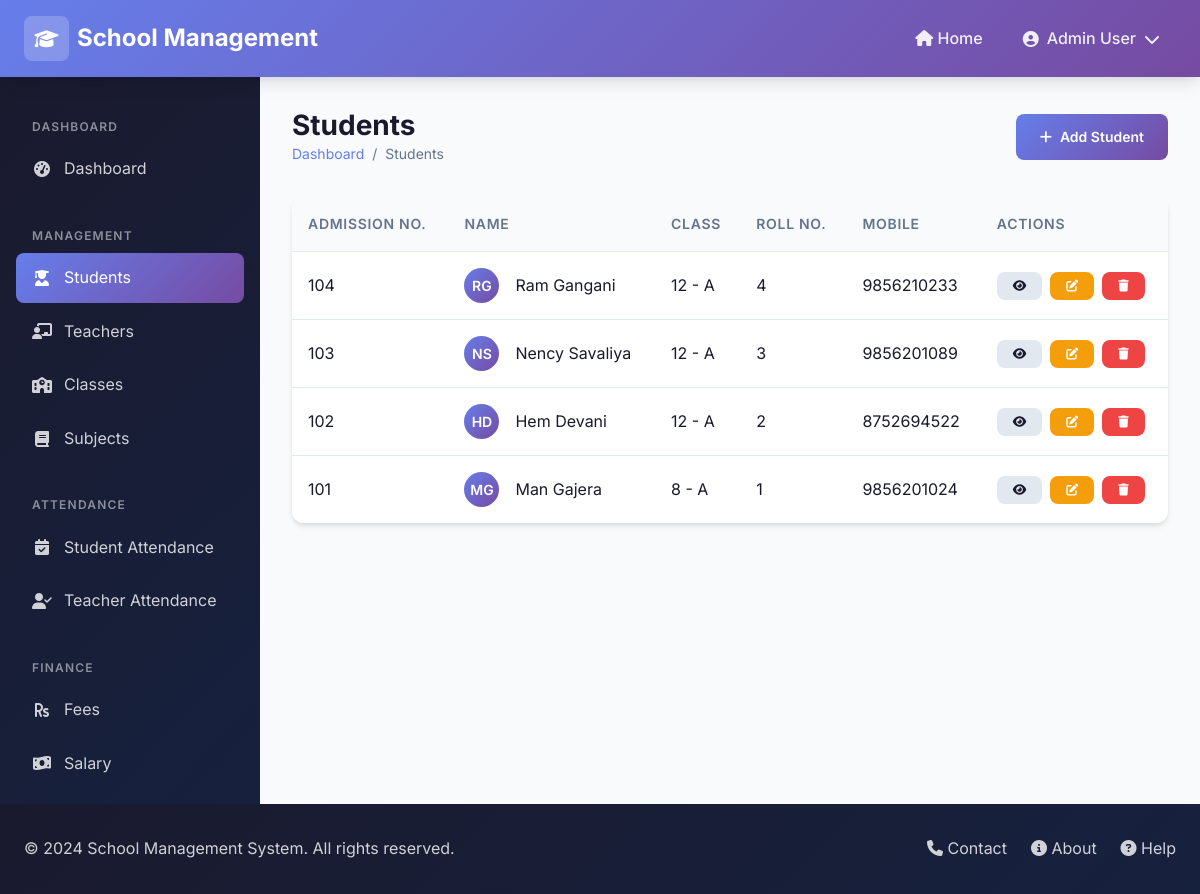
Before: /admin-panel/students/ with the older database file.
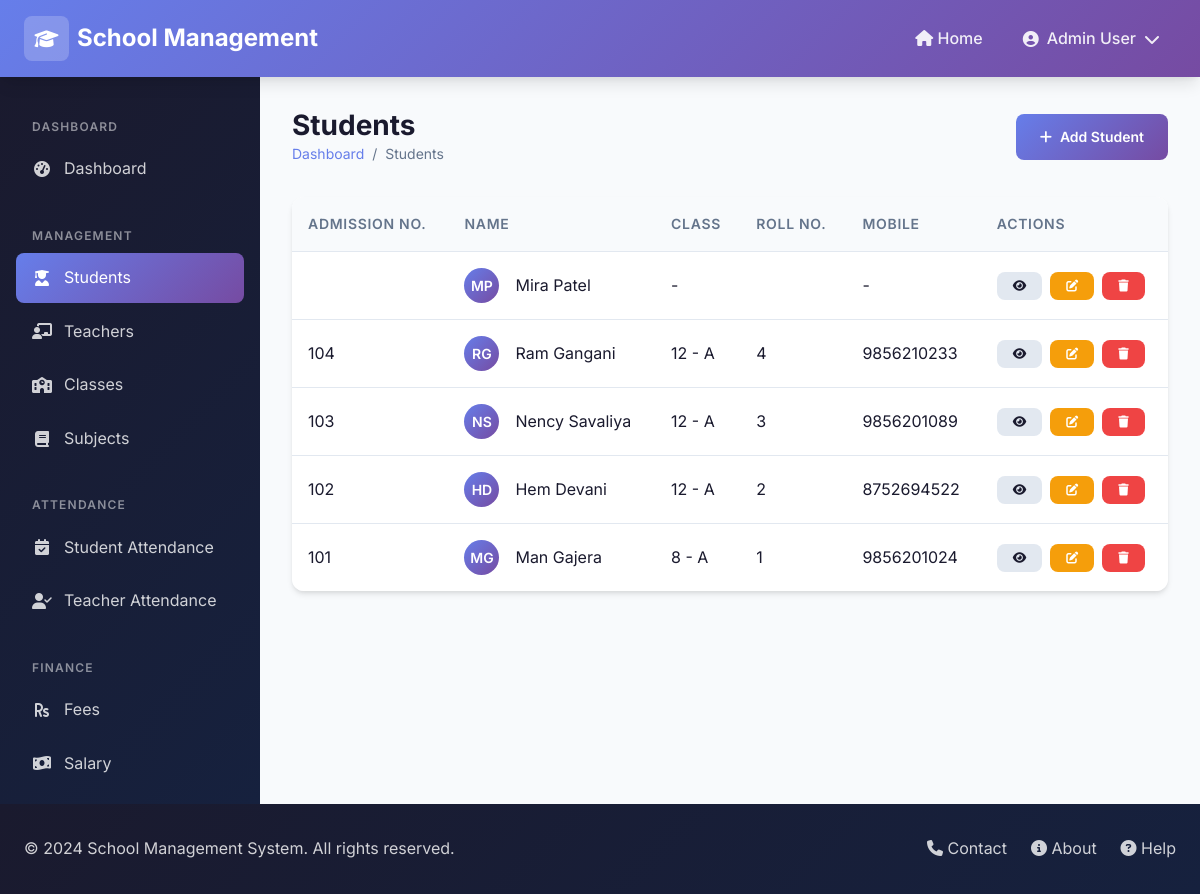
After: the same page with the newer database file.
### core/models.py (models this page shows, shortened)
class Student(models.Model):
    GENDER_CHOICES = [
        ('male', 'Male'),
        ('female', 'Female'),
        ('other', 'Other'),
    ]
    username = models.CharField(max_length=50, unique=True)
    password = models.CharField(max_length=255)
    name = models.CharField(max_length=100)
    surname = models.CharField(max_length=100)
    email = models.EmailField(unique=True)
    mobile = models.CharField(max_length=15, blank=True)
    dob = models.DateField(null=True, blank=True)
    gender = models.CharField(max_length=10, choices=GENDER_CHOICES)
    roll_no = models.CharField(max_length=20)
    address = models.TextField(blank=True)
    student_class = models.ForeignKey(Class, on_delete=models.SET_NULL, null=True, related_name='students')
    section = models.CharField(max_length=10, blank=True)
    admission_no = models.CharField(max_length=50, unique=True)
    admission_date = models.DateField(null=True, blank=True)
    parent_name = models.CharField(max_length=100, blank=True)
    parent_mobile = models.CharField(max_length=15, blank=True)
    parent_email = models.EmailField(blank=True)
    created_at = models.DateTimeField(auto_now_add=True)
    updated_at = models.DateTimeField(auto_now=True)

class Class(models.Model):
    name = models.CharField(max_length=50)  # e.g., "Class 1", "Class 10"
    section = models.CharField(max_length=10, blank=True)  # e.g., "A", "B"
    created_at = models.DateTimeField(auto_now_add=True)
    updated_at = models.DateTimeField(auto_now=True)
    class Meta:
        verbose_name_plural = "Classes"
        ordering = ['name', 'section']
    def __str__(self):
        if self.section:
            return f"{self.name} - {self.section}"
        return self.name

### core/views.py (the view)
    def wrapper(request, *args, **kwargs):
        if request.session.get('user_role') != 'admin':
            try:
                admin = Admin.objects.first()
                if admin:
                    request.session['user_id'] = admin.id
                    request.session['user_role'] = 'admin'
                    request.session['user_name'] = admin.full_name
            except:
                messages.error(request, 'Admin not found.')
                return redirect('login')
        return view_func(request, *args, **kwargs)

### core/models.py (called while the page is built)
    @property
    def full_name(self):
        return f"{self.name} {self.surname}"

### core/views.py (called while the page is built)
def admin_required(view_func):
    def wrapper(request, *args, **kwargs):
        if request.session.get('user_role') != 'admin':
            try:
                admin = Admin.objects.first()
                if admin:
                    request.session['user_id'] = admin.id
                    request.session['user_role'] = 'admin'
                    request.session['user_name'] = admin.full_name
            except:
                messages.error(request, 'Admin not found.')
                return redirect('login')
        return view_func(request, *args, **kwargs)
    return wrapper

@admin_required
def student_list(request):
    students = Student.objects.all().order_by('-created_at')
    paginator = Paginator(students, 10)
    page = request.GET.get('page')
    students = paginator.get_page(page)
    return render(request, 'admin/students/list.html', {'students': students})

### templates/admin/students/list.html (shortened to what this page needs)
{% extends 'base.html' %}
{% load static %}
{% block content %}
{% include 'partials/admin_header.html' %}
<div class="dashboard-layout">
    {% include 'partials/sidebar.html' %}
    <main class="main-content">
        <div class="page-header">
            <div>
                <h1 class="page-title">Students</h1>
                <div class="breadcrumb">
                    <a href="{% url 'admin_dashboard' %}">Dashboard</a>
                    <span>/</span>
                    <span>Students</span>
                </div>
            </div>
            <a href="{% url 'student_add' %}" class="btn btn-primary">
                <i class="fas fa-plus"></i> Add Student
            </a>
        </div>
        <div class="table-container">
            <table class="table">
                <thead>
                    <tr>
                        <th>Admission No.</th>
                        <th>Name</th>
                        <th>Class</th>
                        <th>Roll No.</th>
                        <th>Mobile</th>
                        <th>Actions</th>
                    </tr>
                </thead>
                <tbody>
                    {% for student in students %}
                    <tr>
                        <td>{{ student.admission_no }}</td>
                        <td>
                            <div class="flex items-center gap-2">
                                <div class="recent-avatar" style="width: 35px; height: 35px; font-size: 0.875rem;">
                                    {{ student.name|slice:":1" }}{{ student.surname|slice:":1" }}
                                </div>
                                {{ student.name }} {{ student.surname }}
                            </div>
                        </td>
                        <td>{{ student.student_class|default:"-" }}</td>
                        <td>{{ student.roll_no }}</td>
                        <td>{{ student.mobile|default:"-" }}</td>
                        <td>
                            <div class="flex gap-1">
                                <a href="{% url 'student_detail' student.pk %}" class="btn btn-sm btn-secondary"
                                    title="View">
                                    <i class="fas fa-eye"></i>
                                </a>
                                <a href="{% url 'student_edit' student.pk %}" class="btn btn-sm btn-warning"
                                    title="Edit">
                                    <i class="fas fa-edit"></i>
                                </a>
                                <a href="{% url 'student_delete' student.pk %}" class="btn btn-sm btn-danger"
                                    title="Delete">
                                    <i class="fas fa-trash"></i>
                                </a>
                            </div>
                        </td>
                    </tr>
                    {% empty %}
                    <tr>
                        <td colspan="6" class="text-center text-gray">No students found</td>
                    </tr>
                    {% endfor %}
                </tbody>
            </table>
        </div>
    </main>
</div>
{% include 'partials/footer.html' %}
{% endblock %}

Changed rows visible on the page:
added Student: name "M", surname "P", name "Mira", surname "Patel", student_class "-", mobile "-"
